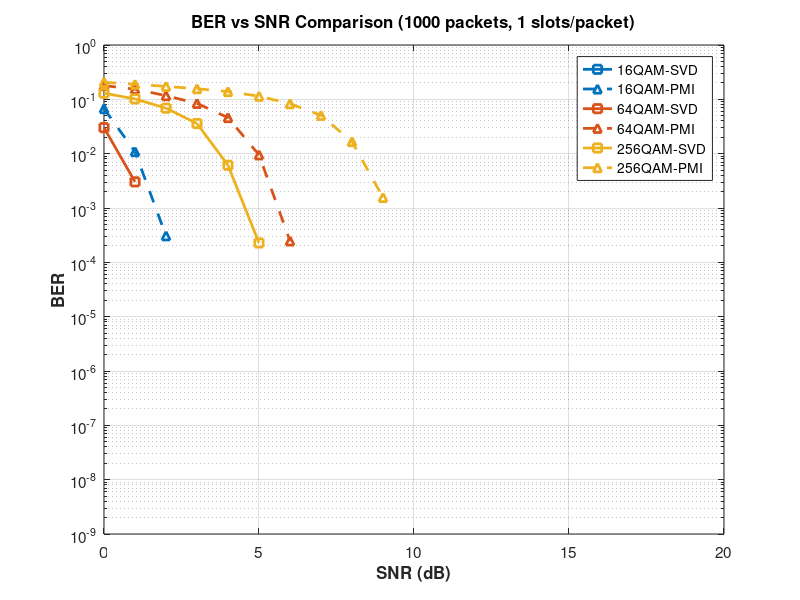

MATLAB code for this plot:
% Extract data from simulation results

% 16QAM-SVD
SNRdB_16QAM_SVD = [0:15]';
BER_16QAM_SVD = [0.0000e+00; 0.0000e+00; 0.0000e+00; 0.0000e+00; 0.0000e+00; ...
    0.0000e+00; 0.0000e+00; 0.0000e+00; 0.0000e+00; 0.0000e+00; ...
    0.0000e+00; 0.0000e+00; 0.0000e+00; 0.0000e+00; 0.0000e+00; ...
    0.0000e+00];
AvgBitErr_16QAM_SVD = [1.65; 0.00; 0.00; 0.00; 0.00; ...
    0.00; 0.00; 0.00; 0.00; 0.00; ...
    0.00; 0.00; 0.00; 0.00; 0.00; ...
    0.00];
PktErr_16QAM_SVD = [1; 0; 0; 0; 0; ...
    0; 0; 0; 0; 0; ...
    0; 0; 0; 0; 0; ...
    0];

% 16QAM-PMI
SNRdB_16QAM_PMI = [0:15]';
BER_16QAM_PMI = [6.7501e-02; 1.0889e-02; 3.0789e-04; 0.0000e+00; 0.0000e+00; ...
    0.0000e+00; 0.0000e+00; 0.0000e+00; 0.0000e+00; 0.0000e+00; ...
    0.0000e+00; 0.0000e+00; 0.0000e+00; 0.0000e+00; 0.0000e+00; ...
    0.0000e+00];
AvgBitErr_16QAM_PMI = [812.71; 131.10; 3.71; 0.00; 0.00; ...
    0.00; 0.00; 0.00; 0.00; 0.00; ...
    0.00; 0.00; 0.00; 0.00; 0.00; ...
    0.00];
PktErr_16QAM_PMI = [986; 713; 100; 2; 0; ...
    0; 0; 0; 0; 0; ...
    0; 0; 0; 0; 0; ...
    0];

% 64QAM-SVD
SNRdB_64QAM_SVD = [0:15]';
BER_64QAM_SVD = [3.0119e-02; 3.0293e-03; 0.0000e+00; 0.0000e+00; 0.0000e+00; ...
    0.0000e+00; 0.0000e+00; 0.0000e+00; 0.0000e+00; 0.0000e+00; ...
    0.0000e+00; 0.0000e+00; 0.0000e+00; 0.0000e+00; 0.0000e+00; ...
    0.0000e+00];
AvgBitErr_64QAM_SVD = [539.98; 54.31; 0.47; 0.00; 0.00; ...
    0.00; 0.00; 0.00; 0.00; 0.00; ...
    0.00; 0.00; 0.00; 0.00; 0.00; ...
    0.00];
PktErr_64QAM_SVD = [946; 443; 22; 0; 0; ...
    1; 0; 0; 0; 0; ...
    0; 0; 0; 0; 0; ...
    0];

% 64QAM-PMI
SNRdB_64QAM_PMI = [0:15]';
BER_64QAM_PMI = [1.7918e-01; 1.5373e-01; 1.1682e-01; 8.4169e-02; 4.6102e-02; ...
    9.5047e-03; 2.4743e-04; 0.0000e+00; 0.0000e+00; 0.0000e+00; ...
    0.0000e+00; 0.0000e+00; 0.0000e+00; 0.0000e+00; 0.0000e+00; ...
    0.0000e+00];
AvgBitErr_64QAM_PMI = [3212.26; 2756.05; 2094.31; 1508.98; 826.51; ...
    170.40; 4.44; 0.00; 0.00; 0.00; ...
    0.00; 0.00; 0.00; 0.00; 0.00; ...
    0.00];
PktErr_64QAM_PMI = [1000; 1000; 1000; 1000; 981; ...
    687; 93; 1; 0; 0; ...
    0; 0; 0; 0; 0; ...
    0];

% 256QAM-SVD
SNRdB_256QAM_SVD = [0:15]';
BER_256QAM_SVD = [1.2976e-01; 1.0173e-01; 6.8820e-02; 3.5864e-02; 6.1122e-03; ...
    2.2740e-04; 0.0000e+00; 0.0000e+00; 0.0000e+00; 0.0000e+00; ...
    0.0000e+00; 0.0000e+00; 0.0000e+00; 0.0000e+00; 0.0000e+00; ...
    0.0000e+00];
AvgBitErr_256QAM_SVD = [3123.51; 2448.76; 1656.63; 863.33; 147.13; ...
    5.47; 1.80; 0.96; 0.75; 0.00; ...
    0.00; 0.00; 0.00; 0.00; 0.00; ...
    0.00];
PktErr_256QAM_SVD = [1000; 1000; 1000; 995; 736; ...
    140; 6; 1; 1; 0; ...
    0; 0; 0; 0; 0; ...
    0];

% 256QAM-PMI
SNRdB_256QAM_PMI = [0:15]';
BER_256QAM_PMI = [2.0623e-01; 1.8942e-01; 1.7315e-01; 1.5669e-01; 1.3903e-01; ...
    1.1429e-01; 8.3102e-02; 5.0679e-02; 1.6691e-02; 1.5611e-03; ...
    0.0000e+00; 0.0000e+00; 0.0000e+00; 0.0000e+00; 0.0000e+00; ...
    0.0000e+00];
AvgBitErr_256QAM_PMI = [4964.37; 4559.80; 4168.04; 3771.93; 3346.71; ...
    2751.30; 2000.43; 1219.94; 401.78; 37.58; ...
    0.45; 0.00; 0.00; 0.00; 0.00; ...
    0.00];
PktErr_256QAM_PMI = [1000; 1000; 1000; 1000; 1000; ...
    1000; 1000; 999; 915; 403; ...
    27; 1; 0; 0; 0; ...
    0];

% Store in cell arrays
SNRdB_all = {SNRdB_16QAM_SVD, SNRdB_16QAM_PMI, SNRdB_64QAM_SVD, ...
             SNRdB_64QAM_PMI, SNRdB_256QAM_SVD, SNRdB_256QAM_PMI};
avgBER_all = {BER_16QAM_SVD, BER_16QAM_PMI, BER_64QAM_SVD, ...
              BER_64QAM_PMI, BER_256QAM_SVD, BER_256QAM_PMI};
avgBitErr_all = {AvgBitErr_16QAM_SVD, AvgBitErr_16QAM_PMI, AvgBitErr_64QAM_SVD, ...
                 AvgBitErr_64QAM_PMI, AvgBitErr_256QAM_SVD, AvgBitErr_256QAM_PMI};
pktErr_all = {PktErr_16QAM_SVD, PktErr_16QAM_PMI, PktErr_64QAM_SVD, ...
              PktErr_64QAM_PMI, PktErr_256QAM_SVD, PktErr_256QAM_PMI};

% Configuration
ModOrderList = [16, 64, 256];
pmiPrecodingList = [false, true]; % SVD, PMI
combinationLabels = {'16QAM-SVD', '16QAM-PMI', '64QAM-SVD', ...
                     '64QAM-PMI', '256QAM-SVD', '256QAM-PMI'};
numIter = 1000;
noSlotsSim = 1;

% Plotting
numCombinations = length(ModOrderList) * length(pmiPrecodingList);
modColors = lines(length(ModOrderList));
lineStyles = {'-', '--'};
markers = {'s', '^'};
for combIdx = 1:numCombinations
    modIdx = ceil(combIdx / length(pmiPrecodingList));
    pmiIdx = mod(combIdx - 1, length(pmiPrecodingList)) + 1;
    semilogy(SNRdB_all{combIdx}, avgBER_all{combIdx}, ... 
        'LineWidth', 2, ...
        'LineStyle', lineStyles{pmiIdx}, ...
        'Marker', markers{pmiIdx}, ...
        'MarkerSize', 6, ...
        'Color', modColors(modIdx, :), ...
        'DisplayName', combinationLabels{combIdx});
    hold on;
end
grid on;
hold off;
xlabel('SNR (dB)', 'FontSize', 12, 'FontWeight', 'bold');
ylabel('BER', 'FontSize', 12, 'FontWeight', 'bold');
title(sprintf('BER vs SNR Comparison (%d packets, %d slots/packet)', numIter, noSlotsSim), ...
    'FontSize', 14, 'FontWeight', 'bold');
legend('Location', 'best', 'FontSize', 10);
set(gca, 'FontSize', 11);
ylim([1e-9 1e0]);
